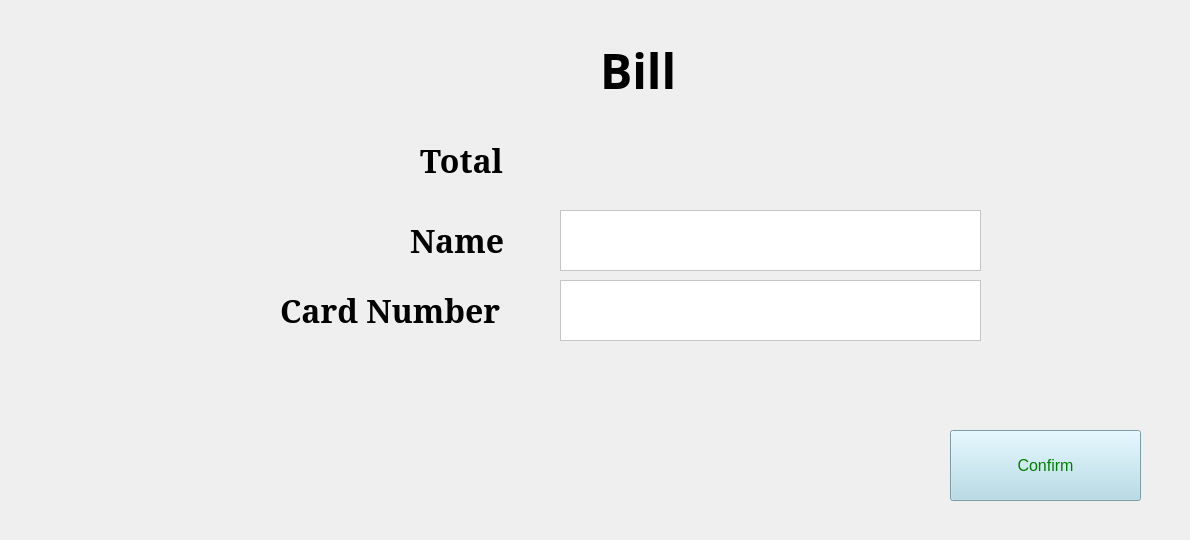
    <widget class="QWidget" name="page_16">
     <widget class="QWidget" name="widget_8" native="true">
      <property name="geometry">
       <rect>
        <x>260</x>
        <y>10</y>
        <width>921</width>
        <height>521</height>
       </rect>
      </property>
      <property name="styleSheet">
       <string notr="true">background-image: url(:/img/Imagees/bill.jpg);</string>
      </property>
      <widget class="QPushButton" name="confirm">
       <property name="geometry">
        <rect>
         <x>690</x>
         <y>420</y>
         <width>191</width>
         <height>71</height>
        </rect>
       </property>
       <property name="font">
        <font>
         <family>Arial</family>
         <pointsize>12</pointsize>
         <bold>false</bold>
        </font>
       </property>
       <property name="cursor">
        <cursorShape>PointingHandCursor</cursorShape>
       </property>
       <property name="styleSheet">
        <string notr="true">background:lightblue;
color:green;</string>
       </property>
       <property name="text">
        <string>Confirm</string>
       </property>
      </widget>
      <widget class="QLabel" name="totalpay">
       <property name="geometry">
        <rect>
         <x>160</x>
         <y>120</y>
         <width>121</width>
         <height>61</height>
        </rect>
       </property>
       <property name="font">
        <font>
         <family>Garamond</family>
         <pointsize>24</pointsize>
         <bold>true</bold>
        </font>
       </property>
       <property name="styleSheet">
        <string notr="true">background:transparent;
color:black;</string>
       </property>
       <property name="text">
        <string>Total</string>
       </property>
      </widget>
      <widget class="QLabel" name="card">
       <property name="geometry">
        <rect>
         <x>20</x>
         <y>270</y>
         <width>241</width>
         <height>61</height>
        </rect>
       </property>
       <property name="font">
        <font>
         <family>Garamond</family>
         <pointsize>24</pointsize>
         <bold>true</bold>
        </font>
       </property>
       <property name="styleSheet">
        <string notr="true">background:transparent;
color:black;</string>
       </property>
       <property name="text">
        <string>Card Number</string>
       </property>
      </widget>
      <widget class="QLabel" name="pricepay">
       <property name="geometry">
        <rect>
         <x>490</x>
         <y>120</y>
         <width>121</width>
         <height>61</height>
        </rect>
       </property>
       <property name="font">
        <font>
         <family>Comic Sans MS</family>
         <pointsize>16</pointsize>
        </font>
       </property>
       <property name="styleSheet">
        <string notr="true">background:transparent;
color:black;</string>
       </property>
       <property name="text">
        <string/>
       </property>
      </widget>
      <widget class="QTextEdit" name="namet">
       <property name="geometry">
        <rect>
         <x>300</x>
         <y>200</y>
         <width>421</width>
         <height>61</height>
        </rect>
       </property>
       <property name="styleSheet">
        <string notr="true">background:white;
color:black;
border-bottom-color:1pxsolid#717072;</string>
       </property>
      </widget>
      <widget class="QLabel" name="name">
       <property name="geometry">
        <rect>
         <x>150</x>
         <y>200</y>
         <width>121</width>
         <height>61</height>
        </rect>
       </property>
       <property name="font">
        <font>
         <family>Garamond</family>
         <pointsize>24</pointsize>
         <bold>true</bold>
        </font>
       </property>
       <property name="styleSheet">
        <string notr="true">background:transparent;
color:black;</string>
       </property>
       <property name="text">
        <string>Name</string>
       </property>
      </widget>
      <widget class="QLabel" name="tittle3">
       <property name="geometry">
        <rect>
         <x>340</x>
         <y>10</y>
         <width>271</width>
         <height>101</height>
        </rect>
       </property>
       <property name="font">
        <font>
         <family>Sitka Small Semibold</family>
         <pointsize>36</pointsize>
         <bold>true</bold>
        </font>
       </property>
       <property name="styleSheet">
        <string notr="true">background:transparent;
color:black;</string>
       </property>
       <property name="text">
        <string>Bill</string>
       </property>
      </widget>
      <widget class="QTextEdit" name="cardt">
       <property name="geometry">
        <rect>
         <x>300</x>
         <y>270</y>
         <width>421</width>
         <height>61</height>
        </rect>
       </property>
       <property name="styleSheet">
        <string notr="true">background:white;
color:black;
border-bottom-color:1pxsolid#717072;</string>
       </property>
      </widget>
     </widget>
    </widget>
